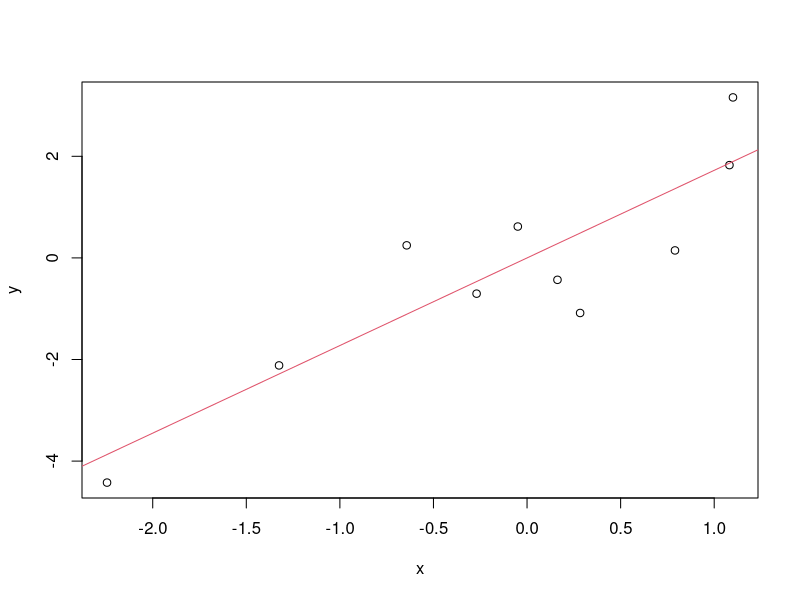

This figure's R source:
# linear regression test
x <- rnorm(10)
y <- 2 * x + rnorm(10)
y

linmod <- lm(y ~ x - 1)
summary(linmod)

plot(x, y)
abline(linmod, col = 2)

summary(linmod)
